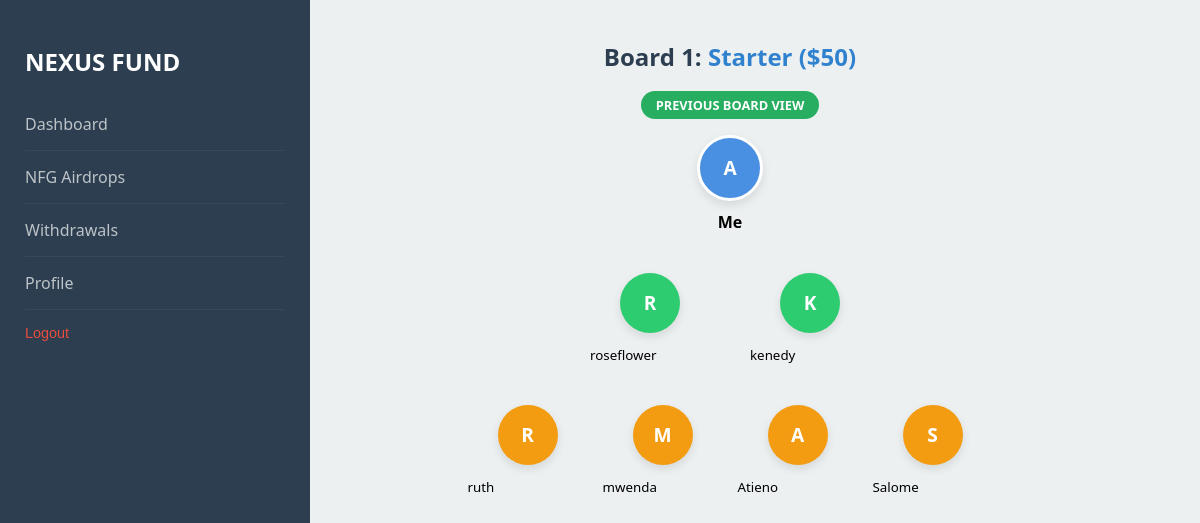
Page /matrix-tree/?board=1 (signed in) on the committed database.
### matrix/models.py (models this page shows, shortened)
class MemberProfile(models.Model):
    user = models.OneToOneField(User, on_delete=models.CASCADE)
    full_name = models.CharField(max_length=255)
    balance = models.DecimalField(max_digits=10, decimal_places=2, default=0.00)
    ref_id = models.CharField(max_length=12, unique=True, blank=True)
    sponser = models.ForeignKey('self', on_delete=models.SET_NULL, null=True, blank=True, related_name='referrals')
    is_position_locked = models.BooleanField(default=False)
    wallet = models.DecimalField(max_digits=12, decimal_places=2, default=0.0)
    nfg_balance = models.DecimalField(max_digits=20, decimal_places=2, default=0.0)
    is_active = models.BooleanField(default=False)
    paid_referrals_count = models.IntegerField(default=0)
    payment_status = models.CharField(max_length=20, choices=[('pending', 'Pending'), ('paid', 'Paid')], default='pending')
    transaction_hash = models.CharField(max_length=100, unique=True, blank=True, null=True)
    is_already_placed_in_b1 = models.BooleanField(default=False)
    current_board = models.IntegerField(default=1)
    board_1_count_value = models.IntegerField(default=0, db_column='board_1_count')
    board_2_count = models.IntegerField(default=0)
    board_3_count = models.IntegerField(default=0)
    board_4_count = models.IntegerField(default=0)
    board_5_count = models.IntegerField(default=0)
    cycle_count = models.IntegerField(default=0)
    left_child_b1 = models.ForeignKey('self', on_delete=models.SET_NULL, null=True, blank=True, related_name='parent_l_b1')
    right_child_b1 = models.ForeignKey('self', on_delete=models.SET_NULL, null=True, blank=True, related_name='parent_r_b1')
    left_child_b2 = models.ForeignKey('self', on_delete=models.SET_NULL, null=True, blank=True, related_name='parent_l_b2')
    right_child_b2 = models.ForeignKey('self', on_delete=models.SET_NULL, null=True, blank=True, related_name='parent_r_b2')
    left_child_b3 = models.ForeignKey('self', on_delete=models.SET_NULL, null=True, blank=True, related_name='parent_l_b3')
    right_child_b3 = models.ForeignKey('self', on_delete=models.SET_NULL, null=True, blank=True, related_name='parent_r_b3')
    left_child_b4 = models.ForeignKey('self', on_delete=models.SET_NULL, null=True, blank=True, related_name='parent_l_b4')
    right_child_b4 = models.ForeignKey('self', on_delete=models.SET_NULL, null=True, blank=True, related_name='parent_r_b4')
    left_child_b5 = models.ForeignKey('self', on_delete=models.SET_NULL, null=True, blank=True, related_name='parent_l_b5')
    right_child_b5 = models.ForeignKey('self', on_delete=models.SET_NULL, null=True, blank=True, related_name='parent_r_b5')
    payment_order_id = models.CharField(max_length=100, blank=True, null=True)
    board_1_earned = models.DecimalField(max_digits=10, decimal_places=2, default=0.00)
    board_2_earned = models.DecimalField(max_digits=10, decimal_places=2, default=0.00)
    board_3_earned = models.DecimalField(max_digits=10, decimal_places=2, default=0.00)
    board_4_earned = models.DecimalField(max_digits=10, decimal_places=2, default=0.00)
    board_5_earned = models.DecimalField(max_digits=10, decimal_places=2, default=0.00)

### matrix/views.py (the view)
# urls.py: path('matrix-tree/', views.matrix_tree_view, name='matrix_tree'),
@login_required
def matrix_tree_view(request):
    p = request.user.memberprofile
    board = request.GET.get('board', '1')
    if board not in ['1', '2', '3', '4', '5']:
        board = '1'
    left_field = f'left_child_b{board}'
    right_field = f'right_child_b{board}'
    l1_left = getattr(p, left_field, None)
    l1_right = getattr(p, right_field, None)
    l2_ll = getattr(l1_left, left_field, None) if l1_left else None
    l2_lr = getattr(l1_left, right_field, None) if l1_left else None
    l2_rl = getattr(l1_right, left_field, None) if l1_right else None
    l2_rr = getattr(l1_right, right_field, None) if l1_right else None
    context = {
        'head': p,
        'l1_left': l1_left,
        'l1_right': l1_right,
        'l2_ll': l2_ll,
        'l2_lr': l2_lr,
        'l2_rl': l2_rl,
        'l2_rr': l2_rr,
        'current_board': board
    }
    return render(request, 'matrix/matrix_tree.html', context)

### matrix/templates/matrix/matrix_tree.html (shortened to what this page needs)
{% extends 'base.html' %}
{% block content %}
    <div class="tree-header" style="text-align: center; margin-bottom: 20px;">
        {% with view_board=request.GET.board|default:user.memberprofile.current_board %}
            <h2 style="color: #2c3e50;">
                Board {{ view_board }}:
                <span style="color: #3182ce;">
                    {% if view_board == "1" or view_board == 1 %} Starter ($50)
                    {% elif view_board == "2" or view_board == 2 %} Bronze ($150)
                    {% elif view_board == "3" or view_board == 3 %} Silver ($400)
                    {% elif view_board == "4" or view_board == 4 %} Gold ($1100)
                   {% elif view_board == "5" or view_board == 5 %} Diamond ($3400)
                    {% endif %}
                </span>
            </h2>
            {% if view_board|add:"0" < user.memberprofile.current_board %}
               <div style="margin-bottom: 20px;">
                    <span style="background: #27ae60; color: white; padding: 5px 15px; border-radius: 20px; font-size: 0.8rem; font-weight: bold;">
                        PREVIOUS BOARD VIEW
                    </span>
                </div>
            {% endif %}
        {% endwith %}
    </div>
    <div style="width: 100%; text-align: center; margin-bottom: 20px;">
        <div class="user-node">
            <div class="avatar-circle color-me">{{ head.user.username|slice:":1"|upper }}</div>
            <strong>Me</strong>
        </div>
    </div>
    <div class="tree-row">
        <div class="user-node">
            <div class="avatar-circle {% if l1_left %}color-l1{% else %}color-empty{% endif %}">
                {% if l1_left %}{{ l1_left.user.username|slice:":1"|upper }}{% else %}?{% endif %}
            </div>
            <small>{{ l1_left.user.username|default:"Available" }}</small>
        </div>
        <div class="user-node">
            <div class="avatar-circle {% if l1_right %}color-l1{% else %}color-empty{% endif %}">
                {% if l1_right %}{{ l1_right.user.username|slice:":1"|upper }}{% else %}?{% endif %}
            </div>
            <small>{{ l1_right.user.username|default:"Available" }}</small>
        </div>
    </div>
    <div class="tree-row" style="gap: 15px;">
        <div class="user-node">
            <div class="avatar-circle {% if l2_ll %}color-l2{% else %}color-empty{% endif %}">
                {% if l2_ll %}{{ l2_ll.user.username|slice:":1"|upper }}{% else %}?{% endif %}
            </div>
            <small>{{ l2_ll.user.username|default:"Available" }}</small>
        </div>
        <div class="user-node">
            <div class="avatar-circle {% if l2_lr %}color-l2{% else %}color-empty{% endif %}">
                {% if l2_lr %}{{ l2_lr.user.username|slice:":1"|upper }}{% else %}?{% endif %}
            </div>
            <small>{{ l2_lr.user.username|default:"Available" }}</small>
        </div>
        <div class="user-node">
            <div class="avatar-circle {% if l2_rl %}color-l2{% else %}color-empty{% endif %}">
                {% if l2_rl %}{{ l2_rl.user.username|slice:":1"|upper }}{% else %}?{% endif %}
            </div>
            <small>{{ l2_rl.user.username|default:"Available" }}</small>
        </div>
        <div class="user-node">
            <div class="avatar-circle {% if l2_rr %}color-l2{% else %}color-empty{% endif %}">
                {% if l2_rr %}{{ l2_rr.user.username|slice:":1"|upper }}{% else %}?{% endif %}
            </div>
            <small>{{ l2_rr.user.username|default:"Available" }}</small>
        </div>
    </div>
</div>
{% endblock %}

### matrix/templates/base.html (style rules this page uses)
:root { --primary: #2c3e50; --accent: #27ae60; --dark: #1a252f; --light: #ecf0f1; --warning: #f39c12; --danger: #e74c3c; }
body { font-family: 'Segoe UI', Tahoma, Geneva, Verdana, sans-serif; background: var(--light); margin: 0; display: flex; flex-direction: column; }

### matrix/templates/matrix/matrix_tree.html (style rules this page uses)
.avatar-circle { width: 60px; height: 60px; border-radius: 50%; margin: 0 auto 10px; display: flex; align-items: center; justify-content: center; font-weight: bold; font-size: 1.2rem; color: white; box-shadow: 0 4px 10px rgba(0,0,0,0.1); }
.user-node { display: inline-block; width: 120px; transition: transform 0.2s; }
.color-me { background: #4a90e2; border: 3px solid #fff; }
.color-l1 { background: #2ecc71; }
.color-l2 { background: #f39c12; }
.tree-row { display: flex; justify-content: center; gap: 40px; margin-top: 40px; position: relative; }

### rows in the picture
MemberProfile: user.username "A"
MemberProfile: user.username "R", user.username "roseflower"
MemberProfile: user.username "K", user.username "kenedy"
MemberProfile: user.username "R", user.username "ruth"
MemberProfile: user.username "M", user.username "mwenda"
MemberProfile: user.username "A", user.username "Atieno"
MemberProfile: user.username "S", user.username "Salome"

### other values in the picture
{{ view_board }} "1"
